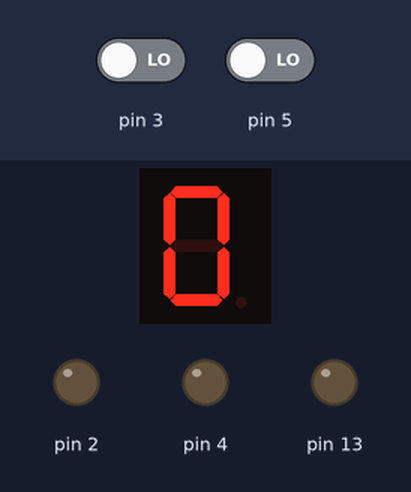
This sketch was run on a simulated Arduino Uno, built with avr-gcc and run on an emulated ATmega328P. On the bench: 1-digit seven-segment display, output pins drawn as LEDs (lit = HIGH). Wiring (inferred from the names in the program): 1-digit 7-segment display, segments lit when LOW: segments pin 6, pin 7, pin 8, pin 9, pin 10, pin 11, pin 12. The test bench sets the inputs (shaded band); at power-on: pin 5 LOW, pin 3 LOW. The segment pins are drawn as the display they are named for; pins used as bus, display or sensor lines are not drawn.

Above: at 1.3 s.
1.4 s: pin 5 driven HIGH
At 2.5 s:
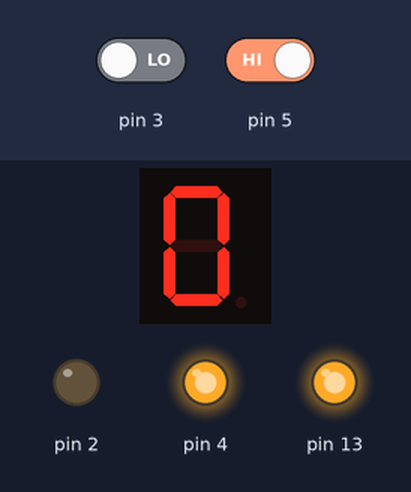
3.0 s: pin 3 driven HIGH
At 3.7 s:
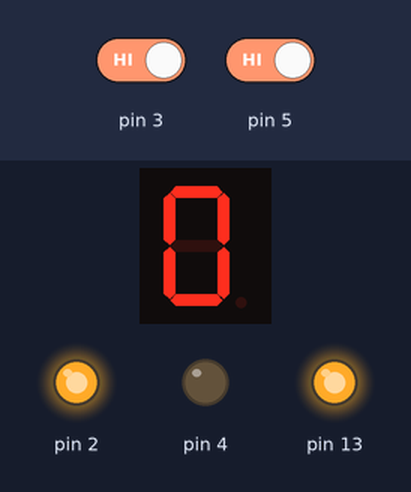
4.5 s: pin 5 driven LOW
At 6.7 s:
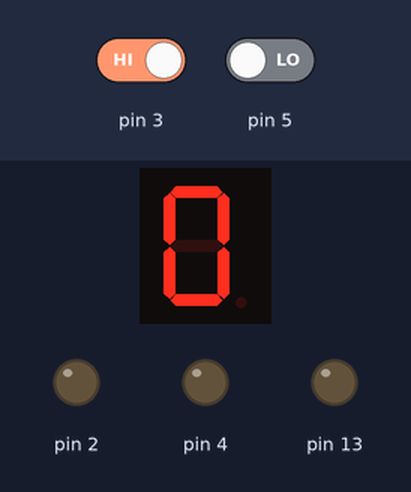
Timing chart, 0 to 8.2 s (numbered marks = the images above; inputs shaded):
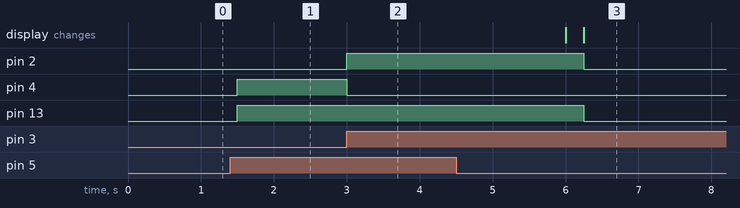

Measured:
- after the input at 1.4 s, pin 4, pin 13: LOW → HIGH after 0.10 s
- after the input at 3.0 s, pin 2: LOW → HIGH at once; pin 4: HIGH → LOW at once
- after the input at 4.5 s, pin 2, pin 13: HIGH → LOW after 1.8 s

The sketch:

H_seyinCanH_rs_zSens_r_Ardinio.ino
```cpp
int a=6,b=7,c=8,d=9,e=10,f=11,g=12;
int sayac=0;


void setup()
{
  for (int i=6;i<13;i++){
    pinMode(i,OUTPUT);}
  pinMode(5, INPUT);
  pinMode(3, INPUT);
  pinMode(4, OUTPUT);
  pinMode(2, OUTPUT);
  pinMode(13, OUTPUT);


}

void loop()
{
  if (digitalRead(5) > 0) {
    digitalWrite(13, HIGH);
    if (digitalRead(3) > 0) {
      digitalWrite(4, LOW);
      digitalWrite(2, HIGH);
      sayac++;
      delay(3000);
    } else {
      digitalWrite(4, HIGH);
      digitalWrite(2, LOW);
    }
  } else {
    digitalWrite(2, LOW);
    digitalWrite(4, LOW);
    digitalWrite(13, LOW);
    sayac=0;

  }
  if (sayac > 9){
      sayac=0; }

  switch(sayac){
    case 0:
    digitalWrite(a,LOW);
    digitalWrite(b,LOW);
    digitalWrite(c,LOW);
    digitalWrite(d,LOW);
    digitalWrite(e,LOW);
    digitalWrite(f,LOW);
    digitalWrite(g,HIGH);
    break;
    case 1:
    digitalWrite(a,HIGH);
    digitalWrite(b,LOW);
    digitalWrite(c,LOW);
    digitalWrite(d,HIGH);
    digitalWrite(e,HIGH);
    digitalWrite(f,HIGH);
    digitalWrite(g,HIGH);
    break;
    case 2:
    digitalWrite(a,LOW);
    digitalWrite(b,LOW);
    digitalWrite(c,HIGH);
    digitalWrite(d,LOW);
    digitalWrite(e,LOW);
    digitalWrite(f,HIGH);
    digitalWrite(g,LOW);
    break;
    case 3:
    digitalWrite(a,LOW);
    digitalWrite(b,LOW);
    digitalWrite(c,LOW);
    digitalWrite(d,LOW);
    digitalWrite(e,HIGH);
    digitalWrite(f,HIGH);
    digitalWrite(g,LOW);
    break;
    case 4:
    digitalWrite(a,HIGH);
    digitalWrite(b,LOW);
    digitalWrite(c,LOW);
    digitalWrite(d,HIGH);
    digitalWrite(e,HIGH);
    digitalWrite(f,LOW);
    digitalWrite(g,LOW);
    break;
    case 5:
    digitalWrite(a,LOW);
    digitalWrite(b,HIGH);
    digitalWrite(c,LOW);
    digitalWrite(d,LOW);
    digitalWrite(e,HIGH);
    digitalWrite(f,LOW);
    digitalWrite(g,LOW);
    break;
    case 6:
    digitalWrite(a,LOW);
    digitalWrite(b,HIGH);
    digitalWrite(c,LOW);
    digitalWrite(d,LOW);
    digitalWrite(e,LOW);
    digitalWrite(f,LOW);
    digitalWrite(g,LOW);
    break;
    case 7:
    digitalWrite(a,LOW);
    digitalWrite(b,LOW);
    digitalWrite(c,LOW);
    digitalWrite(d,HIGH);
    digitalWrite(e,HIGH);
    digitalWrite(f,HIGH);
    digitalWrite(g,HIGH);
    break;
    case 8:
    digitalWrite(a,LOW);
    digitalWrite(b,LOW);
    digitalWrite(c,LOW);
    digitalWrite(d,LOW);
    digitalWrite(e,LOW);
    digitalWrite(f,LOW);
    digitalWrite(g,LOW);
    break;
    case 9:
    digitalWrite(a,LOW);
    digitalWrite(b,LOW);
    digitalWrite(c,LOW);
    digitalWrite(d,LOW);
    digitalWrite(e,HIGH);
    digitalWrite(f,LOW);
    digitalWrite(g,LOW);
    break; }


  delay(250); // Delay a little bit to improve simulation performance
}
```
